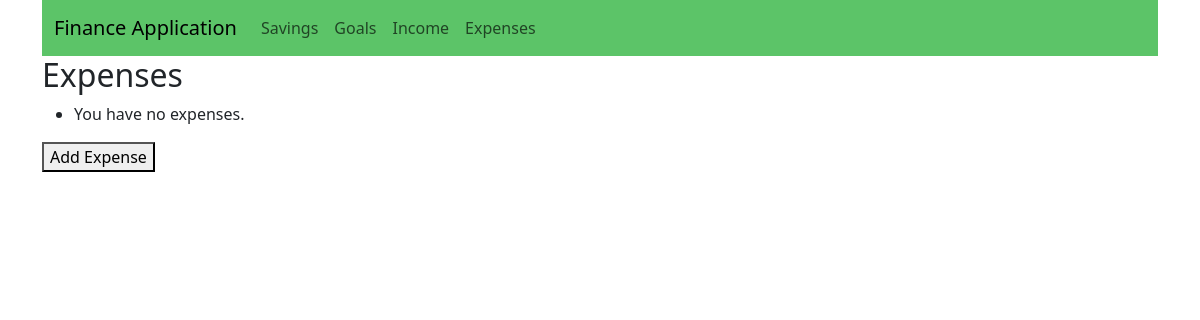
The app's page /finance/user-expenses/ (signed in), older data.
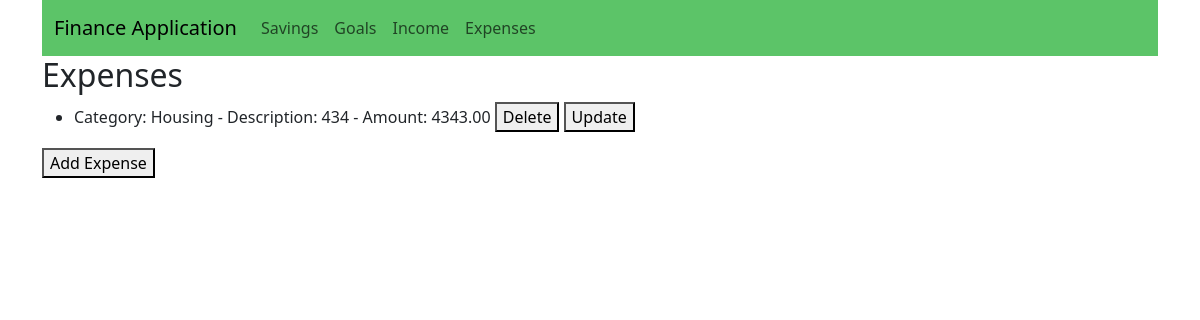
The same page, newer data.
### finance/models.py (models this page shows, shortened)
class Expenses(models.Model):
    user = models.ForeignKey(User, on_delete=models.CASCADE)
    amount = models.DecimalField(max_digits=12, decimal_places=2)
    description = models.CharField(max_length=400)
    category = models.CharField(max_length=40, choices=CATEGORY_CHOICES)
    created_at = models.DateTimeField(auto_now_add=True)
    updated_at = models.DateTimeField(auto_now=True)

### finance/views.py (the view)
# urls.py: path('user-expenses/', user_expenses, name='expense_home'),
@login_required
def user_expenses(request):
    user = request.user
    user_id = user.id
    expenses = Expenses.objects.filter(user_id=user_id)
    return render(request, 'expense_home.html', {'expenses': expenses})

### dashboard/templates/expenses/expense_home.html (shortened to what this page needs)
{% extends "base.html" %}
{% block content %}
    {% if user.is_authenticated %}
        <h2>Expenses</h2>
        <ul>
            {% for expense in expenses %}
                <li>Category: {{ expense.category }} - Description: {{ expense.description }} - Amount: {{ expense.amount }}
                    <form method="post" action="{% url 'finance:delete_expense' expense.id %}" style="display:inline;">
                        <button type="submit">Delete</button>
                    </form>
                    <a href="{% url 'finance:update_expense' expense.id %}">
                        <button>Update</button>
                    </a>
                </li>
            {% empty %}
                <li>You have no expenses.</li>
            {% endfor %}
        </ul>
        <a href="{% url 'finance:create_expense' %}">
            <button>Add Expense</button>
        </a>
    {% else %}
        <p>You are not logged in</p>
        <a< href="{% url 'finance:login' %}">Log In</a>
    {% endif %}
{% endblock %}

Row changes from the older to the newer data that the page shows:
added Expenses: category "Housing", description "434", amount "4343.00"
Text that changed along with them:
text no longer shown: "You have no expenses."
